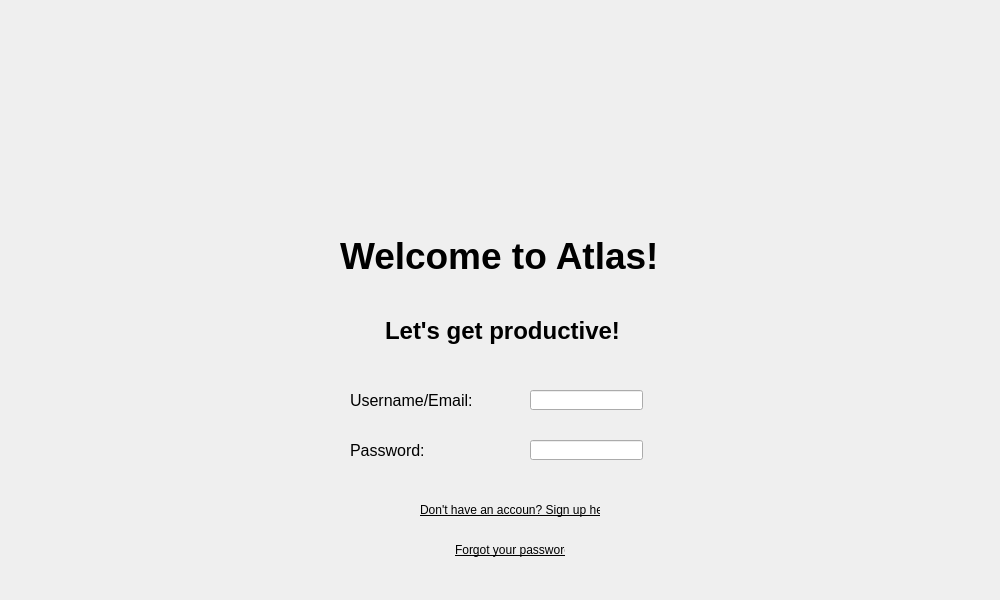
<?xml version="1.0" encoding="UTF-8"?>
<ui version="4.0">
 <class>loginForm</class>
 <widget class="QWidget" name="loginForm">
  <property name="geometry">
   <rect>
    <x>0</x>
    <y>0</y>
    <width>1000</width>
    <height>600</height>
   </rect>
  </property>
  <property name="windowTitle">
   <string>Form</string>
  </property>
  <widget class="QLabel" name="createAcc">
   <property name="geometry">
    <rect>
     <x>420</x>
     <y>500</y>
     <width>180</width>
     <height>20</height>
    </rect>
   </property>
   <property name="font">
    <font>
     <italic>false</italic>
     <underline>true</underline>
    </font>
   </property>
   <property name="cursor">
    <cursorShape>OpenHandCursor</cursorShape>
   </property>
   <property name="text">
    <string>Don't have an accoun? Sign up here!</string>
   </property>
  </widget>
  <widget class="QLabel" name="Slogan">
   <property name="geometry">
    <rect>
     <x>385</x>
     <y>310</y>
     <width>250</width>
     <height>41</height>
    </rect>
   </property>
   <property name="font">
    <font>
     <pointsize>18</pointsize>
     <weight>75</weight>
     <bold>true</bold>
    </font>
   </property>
   <property name="text">
    <string>Let's get productive!</string>
   </property>
  </widget>
  <widget class="QLabel" name="logo">
   <property name="geometry">
    <rect>
     <x>405</x>
     <y>20</y>
     <width>210</width>
     <height>201</height>
    </rect>
   </property>
   <property name="text">
    <string/>
   </property>
   <property name="pixmap">
    <pixmap>../../../../atlas_logo.png</pixmap>
   </property>
   <property name="scaledContents">
    <bool>true</bool>
   </property>
  </widget>
  <widget class="QLabel" name="forgotPass">
   <property name="geometry">
    <rect>
     <x>455</x>
     <y>540</y>
     <width>110</width>
     <height>20</height>
    </rect>
   </property>
   <property name="sizePolicy">
    <sizepolicy hsizetype="Ignored" vsizetype="Preferred">
     <horstretch>0</horstretch>
     <verstretch>0</verstretch>
    </sizepolicy>
   </property>
   <property name="font">
    <font>
     <underline>true</underline>
    </font>
   </property>
   <property name="text">
    <string>Forgot your password?</string>
   </property>
  </widget>
  <widget class="QLabel" name="welcomeMessage">
   <property name="geometry">
    <rect>
     <x>340</x>
     <y>240</y>
     <width>340</width>
     <height>31</height>
    </rect>
   </property>
   <property name="font">
    <font>
     <pointsize>28</pointsize>
     <weight>75</weight>
     <bold>true</bold>
    </font>
   </property>
   <property name="text">
    <string>Welcome to Atlas!</string>
   </property>
  </widget>
  <widget class="QLabel" name="userEmail">
   <property name="geometry">
    <rect>
     <x>350</x>
     <y>390</y>
     <width>121</width>
     <height>21</height>
    </rect>
   </property>
   <property name="font">
    <font>
     <pointsize>12</pointsize>
    </font>
   </property>
   <property name="text">
    <string>Username/Email:</string>
   </property>
  </widget>
  <widget class="QLabel" name="Pswd">
   <property name="geometry">
    <rect>
     <x>350</x>
     <y>440</y>
     <width>100</width>
     <height>21</height>
    </rect>
   </property>
   <property name="font">
    <font>
     <pointsize>12</pointsize>
    </font>
   </property>
   <property name="text">
    <string>Password:</string>
   </property>
  </widget>
  <widget class="QLineEdit" name="pswdIn">
   <property name="geometry">
    <rect>
     <x>530</x>
     <y>440</y>
     <width>113</width>
     <height>20</height>
    </rect>
   </property>
   <property name="echoMode">
    <enum>QLineEdit::PasswordEchoOnEdit</enum>
   </property>
  </widget>
  <widget class="QLineEdit" name="userIn">
   <property name="geometry">
    <rect>
     <x>530</x>
     <y>390</y>
     <width>113</width>
     <height>20</height>
    </rect>
   </property>
  </widget>
 </widget>
 <resources/>
 <connections/>
</ui>
